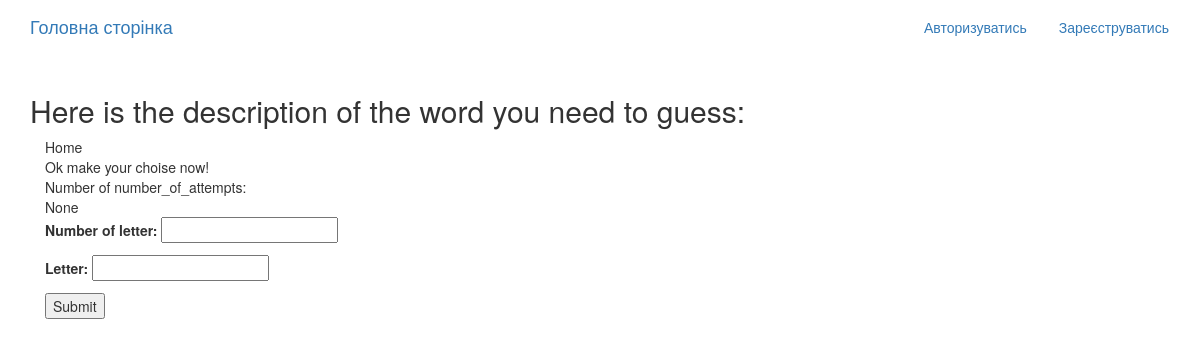
/game/descriptions/1/, run on the app's committed database.
### game_app/models.py (models this page shows, shortened)
class Word(models.Model):
    word = models.TextField()
    description = models.TextField()
    success = models.CharField(
        max_length=100,  # Adjust the max_length as needed
        default="You have guessed it!"
        )
    failure = models.CharField(
        max_length=100,  # Adjust the max_length as needed
        default="Try again..."
        )
    call_to_action = models.CharField(
        max_length=100,  # Adjust the max_length as needed
        default="Ok make your choise now!"
        )
    you_win = models.CharField(
        max_length=100,  # Adjust the max_length as needed
        default="Congrats! You have GUESSED IT!!!!"
)
    game_over = models.CharField(
        max_length=100,  # Adjust the max_length as needed
        default="Game Over. Try again!"
)
    masked_word = models.CharField(max_length=100, blank=True, null=True)
    number_of_letter = models.IntegerField(null=True, blank=True)
    letter = models.CharField(max_length=1, blank=True, null=True)
    guessed = models.BooleanField(default=False)
    def process_reply(self):
        if self.number_of_letter and self.letter:
            if self.word[self.number_of_letter -1] == self.letter:
                temp_list = list(self.masked_word)
                temp_list[self.number_of_letter -1] = self.letter
                self.masked_word = "".join(temp_list)
                self.save()
                if self.word == self.masked_word:
                    return self.you_win
                else:
                    return self.success
            elif self.number_of_attempts == 1:
                return self.game_over
            else:
                return self.failure
        else:
            if not self.number_of_letter and not self.letter:
                return self.call_to_action

### game_app/views.py (the view, shortened to what this page needs)
# urls.py: path('descriptions/<int:pk>/', views.GuessingPage.as_view(), name = 'guessing_page'),
class GuessingPage(generic.DetailView):
    model = Word
    template_name = 'game_app/guessing_page.html'  # Create an HTML template to display the group details
    context_object_name = 'puzzle'
    def get_context_data(self, **kwargs):
        context = super().get_context_data(**kwargs)
        context['form'] = LetterForm(instance=self.object)
        return context

### game_app/forms.py
class LetterForm(forms.ModelForm):
    class Meta:
        model = Word
        fields = ['number_of_letter', 'letter']

### game_app/templates/game_app/guessing_page.html (shortened to what this page needs)
{% extends "base.html" %}
{% block content %}
  <h2>Here is the description of the word you need to guess:</h2>
  <div class="container">
    {{ puzzle.description }}
    <br>
    {{ puzzle.process_reply }}
    <br>
    Number of number_of_attempts: {{puzzle.number_of_attempts }}
    <br>
    {{ puzzle.masked_word }}
    <br>
    <form method="post">
      {{ form.as_p }}
      <button type="submit">Submit</button>
    </form>
{% endblock %}

### data on the page
Word: description "Home", process_reply "Ok make your choise now!", masked_word "None"
